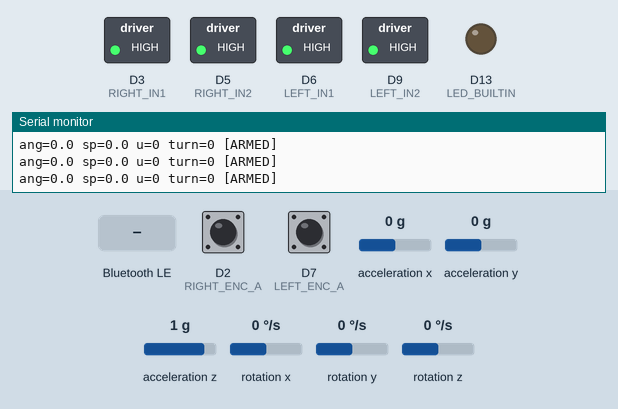
Bench run of a sketch on a simulated Arduino Nano 33 BLE. Shown: switched loads named in the sketch (green lamp = pin HIGH), output pins drawn as LEDs (lit = HIGH), the last lines printed to the serial monitor. The test bench sets the inputs (shaded band); at power-on: acceleration y 0 g, rotation x 0 °/s, D2 (RIGHT_ENC_A) HIGH, D7 (LEFT_ENC_A) HIGH, acceleration x 0 g, acceleration z 1 g, rotation y 0 °/s, rotation z 0 °/s. Nothing arrives over Bluetooth unless stated; a phone connects over Bluetooth LE 3 s after start.

Above: at 2.3 s.
2.4 s: Bluetooth LE write "FORWARD" received
At 4.58 s:
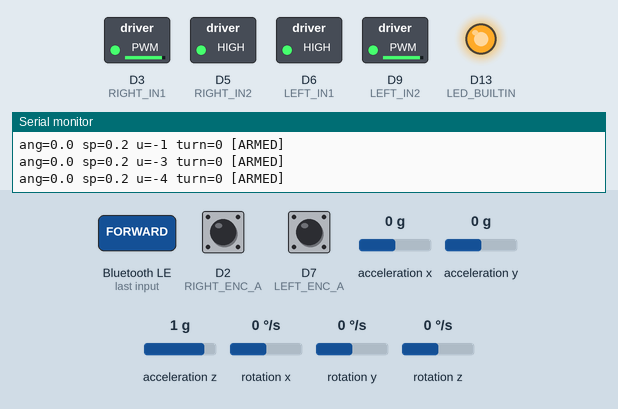
5.4 s: acceleration y set to -1.4 g
At 7.3 s:
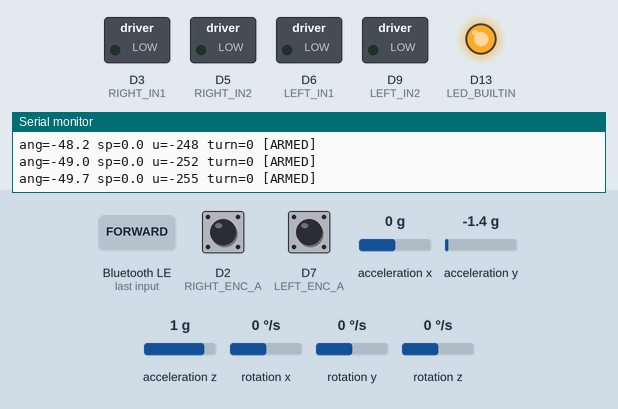
7.6 s: rotation x set to -192 °/s
At 7.84 s:
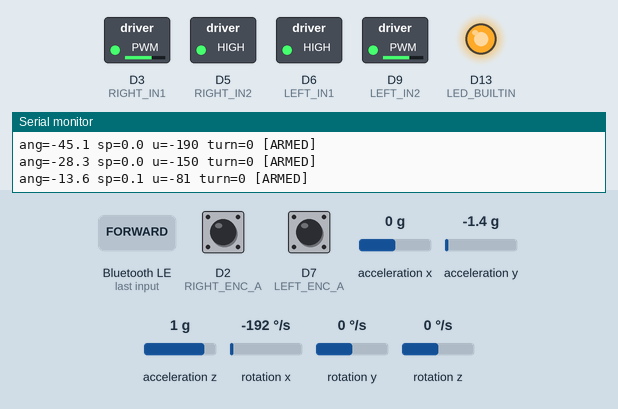
9.7 s: rotation x set to 0 °/s
At 10.16 s:
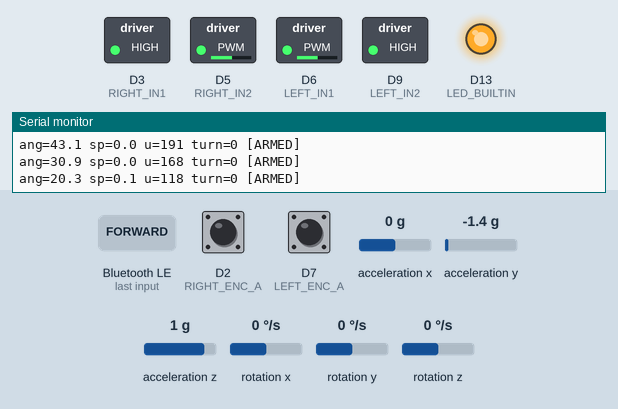
12.6 s: acceleration y set to 0.8 g
At 12.9 s:
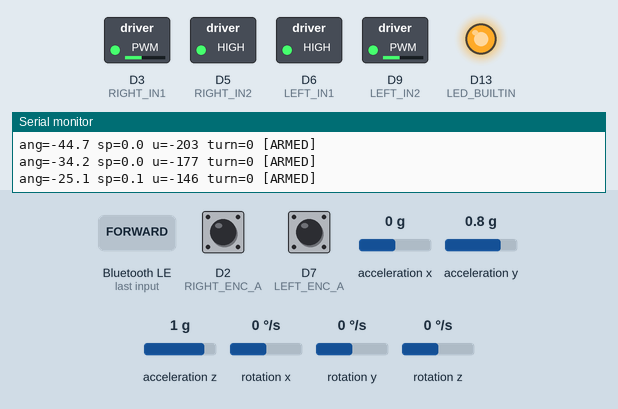
15.6 s: rotation x set to 100 °/s
At 16.07 s:
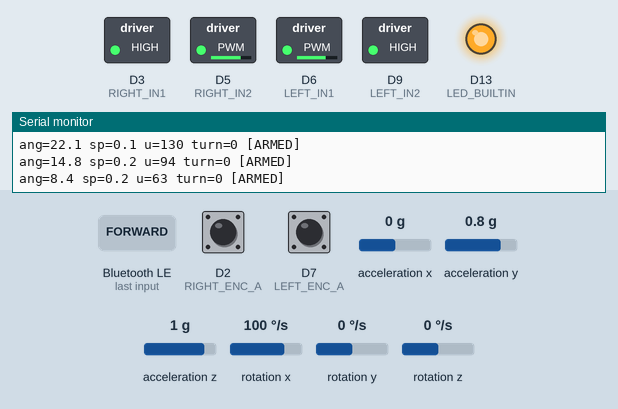
Timing chart, 0 to 19.6 s (numbered marks = the images above; inputs shaded):
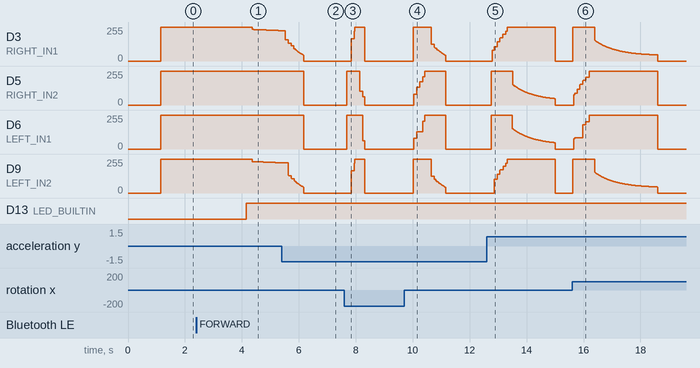

The sketch:

stage4.ino
```cpp
/*
 * ELEC 391 Self-Balancing Robot - STAGE 4: Balance + BLE drive
 * Board: Arduino Nano 33 BLE Sense (Rev2, BMI270)
 *
 * Inner balance loop (PIDController, verified) runs continuously. BLE drive
 * commands do NOT write motors directly - that would override balance. Instead:
 *   FORWARD/BACKWARD -> shift the tilt SETPOINT (robot leans, drives to follow)
 *   LEFT/RIGHT       -> differential bias added on top of the balance output
 *   STOP             -> zero both biases = balance in place (still upright)
 *
 * Hardcoded gains (validated stationary): Kp=5, Ki=40, Kd=1, offset=-0.6 deg.
 * BLE servicing is NON-BLOCKING so the control loop never stalls.
 *
 * Commands (BLE write OR USB serial line): FORWARD/F/UP  BACKWARD/B/DOWN
 *   LEFT/L  RIGHT/R  STOP/S/A   (serial-only safety: ARM, KILL)
 */

#include <ArduinoBLE.h>
#include <Arduino_BMI270_BMM150.h>

#define BUFFER_SIZE 20
BLEService        customService("00000000-5EC4-4083-81CD-A10B8D5CF6EC");
BLECharacteristic customCharacteristic(
  "00000001-5EC4-4083-81CD-A10B8D5CF6EC", BLERead|BLEWrite|BLENotify, BUFFER_SIZE, false);

// =================== PIDController (uploaded implementation) ===================
typedef struct {
  float Kp, Ki, Kd, tau;
  float limMin, limMax, limMinInt, limMaxInt, T;
  float integrator, prevError, differentiator, prevMeasurement, out;
} PIDController;

void PIDController_Init(PIDController *pid){
  pid->integrator=0; pid->prevError=0; pid->differentiator=0;
  pid->prevMeasurement=0; pid->out=0;
}
float PIDController_Update(PIDController *pid, float setpoint, float measurement){
  float error = setpoint - measurement;
  float proportional = pid->Kp * error;
  pid->integrator += 0.5f*pid->Ki*pid->T*(error + pid->prevError);
  if(pid->integrator > pid->limMaxInt)      pid->integrator = pid->limMaxInt;
  else if(pid->integrator < pid->limMinInt) pid->integrator = pid->limMinInt;
  pid->differentiator = -(2.0f*pid->Kd*(measurement - pid->prevMeasurement)
                        + (2.0f*pid->tau - pid->T)*pid->differentiator)
                        / (2.0f*pid->tau + pid->T);
  pid->out = proportional + pid->integrator + pid->differentiator;
  if(pid->out > pid->limMax)      pid->out = pid->limMax;
  else if(pid->out < pid->limMin) pid->out = pid->limMin;
  pid->prevError = error;
  pid->prevMeasurement = measurement;
  return pid->out;
}
// ==============================================================================

const int LEFT_IN1=6, LEFT_IN2=9, RIGHT_IN1=3, RIGHT_IN2=5;
const int LEFT_ENC_A=7, LEFT_ENC_B=8, RIGHT_ENC_A=2, RIGHT_ENC_B=4;
volatile long encL=0, encR=0;
void isrLeft()  { if(digitalRead(LEFT_ENC_B))  encL++; else encL--; }
void isrRight() { if(digitalRead(RIGHT_ENC_B)) encR++; else encR--; }

// ===== timing / filter =====
const float        LOOP_HZ=200.0;
const unsigned long LOOP_US=(unsigned long)(1e6/LOOP_HZ);
const float        TAU=0.75;
unsigned long lastLoopUs=0;
float angle=0, gyroBias=0, ax=0,ay=0,az=1,gx=0,gy=0,gz=0;

// ===== motor layer =====
const int   DB_L=17, DB_R=16;
const float U_MAX=255.0, U_DEADZONE=2.0;
const int   FWD_SIGN_L=-1, FWD_SIGN_R=+1;

// ===== HARDCODED control config =====
const float BASE_OFFSET = 0;     // validated balance setpoint (deg)
const int   OUTPUT_SIGN = -1;       // verified
const float FALL_LIMIT  = 35.0;
const float I_MAX       = 30.0;
const float DERIV_TAU   = 0.02;

// ===== drive command biases (set by handleCommand) =====
const float FWD_LEAN = 0.25;         // deg of setpoint lean for FWD/BACK (tune)
const float TURN     = 8.0;        // differential bias for steering (tune)
const int   LEAN_SIGN = +1;         // flip if FORWARD drives backward
const int   TURN_SIGN = +1;         // flip if LEFT/RIGHT are swapped
float targetdriveLean = 0.0;
float targetturnBias  = 0.0;

float driveLean = 0.0;
float turnBias = 0.0;

const float LEAN_RAMP = 0.005;
const float TURN_RAMP = 0.25;

PIDController pid;
bool armed=true;                    // auto-armed after calibration
unsigned long lastPrint=0;

float accelAngleDeg(float x,float y,float z){ return atan2(y,z)*180.0/PI; }
float gyroPitchRate(float rx,float ry,float rz){ return -rx; }

void setMotorRaw(int in1,int in2,int cmd){
  cmd=constrain(cmd,-255,255);
  if(cmd>=0){ analogWrite(in1,255); analogWrite(in2,255-cmd); }
  else      { analogWrite(in2,255); analogWrite(in1,255+cmd); }
}
int compensate(float u,int db){
  float a=fabs(u); if(a<U_DEADZONE) return 0;
  int out=(int)(db + (a/U_MAX)*(255.0-db) + 0.5);
  out=constrain(out,0,255); return (u>=0)?out:-out;
}
void driveLR(float uL,float uR){
  setMotorRaw(LEFT_IN1,LEFT_IN2,  compensate(FWD_SIGN_L*uL,DB_L));
  setMotorRaw(RIGHT_IN1,RIGHT_IN2, compensate(FWD_SIGN_R*uR,DB_R));
}
void coast(){ analogWrite(LEFT_IN1,0);analogWrite(LEFT_IN2,0);
              analogWrite(RIGHT_IN1,0);analogWrite(RIGHT_IN2,0); }
void resetPID(){ pid.integrator=0; pid.differentiator=0;
                 pid.prevError=0; pid.prevMeasurement=angle; }

// ---------- command handling (BLE or serial) ----------
void handleCommand(String c){
  c.trim(); c.toUpperCase();
  if(c=="FORWARD"||c=="F"||c=="UP")        targetdriveLean =  LEAN_SIGN*FWD_LEAN;
  else if(c=="BACKWARD"||c=="B"||c=="DOWN")targetdriveLean = -LEAN_SIGN*FWD_LEAN;
  else if(c=="LEFT"||c=="L")               targetturnBias  = -TURN_SIGN*TURN;
  else if(c=="RIGHT"||c=="R")              targetturnBias  =  TURN_SIGN*TURN;
  else if(c=="STOP"||c=="S"||c=="A")     { targetdriveLean=0; targetturnBias=0; }
  else if(c=="ARM")                        armed=true;
  else if(c=="KILL"||c=="Z")             { armed=false; coast(); }
  else { driveLean=0; turnBias=0; }       // unknown -> stop safely
  Serial.print("cmd: "); Serial.println(c);
}

void setup(){
  Serial.begin(115200);
  while(!Serial && millis()<3000){}
  pinMode(LED_BUILTIN,OUTPUT);

  pinMode(LEFT_IN1,OUTPUT);pinMode(LEFT_IN2,OUTPUT);
  pinMode(RIGHT_IN1,OUTPUT);pinMode(RIGHT_IN2,OUTPUT); coast();
  pinMode(LEFT_ENC_A,INPUT);pinMode(LEFT_ENC_B,INPUT);
  pinMode(RIGHT_ENC_A,INPUT);pinMode(RIGHT_ENC_B,INPUT);
  attachInterrupt(digitalPinToInterrupt(LEFT_ENC_A),isrLeft,RISING);
  attachInterrupt(digitalPinToInterrupt(RIGHT_ENC_A),isrRight,RISING);

  if(!IMU.begin()){ Serial.println("IMU FAIL"); while(1){} }

  // gyro bias cal - hold still
  Serial.println("Calibrating gyro bias - hold STILL...");
  delay(500);
  const int N=500; float sum=0; int got=0;
  while(got<N){ if(IMU.gyroscopeAvailable()){ float a,b,c;
    IMU.readGyroscope(a,b,c); sum+=gyroPitchRate(a,b,c); got++; } }
  gyroBias=sum/N;
  while(!IMU.accelerationAvailable()){} IMU.readAcceleration(ax,ay,az);
  angle=accelAngleDeg(ax,ay,az);

  // hardcoded PID
  PIDController_Init(&pid);
  pid.Kp=5.0; pid.Ki=40.0; pid.Kd=1.0; pid.tau=DERIV_TAU;
  pid.limMin=-U_MAX; pid.limMax=U_MAX;
  pid.limMinInt=-I_MAX; pid.limMaxInt=I_MAX;
  resetPID();

  // BLE
  if(!BLE.begin()){ Serial.println("BLE FAIL"); while(1){} }
  BLE.setLocalName("BLE-DEVICE"); BLE.setDeviceName("BLE-DEVICE");
  customService.addCharacteristic(customCharacteristic);
  BLE.addService(customService);
  customCharacteristic.writeValue("ready");
  BLE.advertise();

  Serial.println("ARMED + balancing. BLE advertising. Cmds: F B L R S (Z=kill)");
  lastLoopUs=micros();
}

void controlStep(){
  unsigned long now=micros();
  if(now-lastLoopUs < LOOP_US) return;
  float dt=(now-lastLoopUs)*1e-6;
  lastLoopUs=now;

  IMU.readAcceleration(ax,ay,az);
  IMU.readGyroscope(gx,gy,gz);
  float accAng=accelAngleDeg(ax,ay,az);
  float rate=gyroPitchRate(gx,gy,gz)-gyroBias;
  float k=TAU/(TAU+dt);
  angle=k*(angle+rate*dt)+(1.0-k)*accAng;

  pid.T=dt;
  if(driveLean < targetdriveLean) driveLean+=LEAN_RAMP;
  if(driveLean > targetdriveLean) driveLean-=LEAN_RAMP;

  if(turnBias  < targetturnBias) turnBias+=TURN_RAMP;
  if(turnBias  > targetturnBias) turnBias-=TURN_RAMP;
  float setpoint = BASE_OFFSET + driveLean;        // forward/back = lean setpoint
  float pidOut = PIDController_Update(&pid, setpoint, angle);
  float uOut = OUTPUT_SIGN*pidOut;

  float uL = uOut + turnBias;                       // steering = differential
  float uR = uOut - turnBias;

  if(armed && fabs(angle)<FALL_LIMIT){
    driveLR(uL,uR);
  } else {
    coast(); resetPID();
    driveLean=0; turnBias=0;                        // recover to balance-in-place
  }

  if(millis()-lastPrint>=100){
    lastPrint=millis();
    Serial.print("ang=");Serial.print(angle,1);
    Serial.print(" sp=");Serial.print(setpoint,1);
    Serial.print(" u=");Serial.print(uOut,0);
    Serial.print(" turn=");Serial.print(turnBias,0);
    Serial.print(armed?" [ARMED]":" [KILL]");
    Serial.println();
  }
}

void loop(){
  // ---- non-blocking BLE servicing ----
  BLEDevice central = BLE.central();              // polls radio, returns immediately
  if(central && central.connected()){
    digitalWrite(LED_BUILTIN,HIGH);
    if(customCharacteristic.written()){
      int len=customCharacteristic.valueLength();
      const unsigned char* d=customCharacteristic.value();
      char buf[len+1]; memcpy(buf,d,len); buf[len]='\0';
      handleCommand(String(buf));
      customCharacteristic.writeValue("ok");
    }
  } else {
    digitalWrite(LED_BUILTIN,LOW);
  }

  // ---- serial test input (type commands without the app) ----
  if(Serial.available()){
    String s=Serial.readStringUntil('\n');
    if(s.length()) handleCommand(s);
  }

  // ---- balance loop runs EVERY iteration (fixed-rate, self-gating) ----
  controlStep();
}
```

Measured:
- after the input at 2.4 s, D3 (RIGHT_IN1): moves from 255/255 to 227/255 over 1.0 s, starting after 2.0 s; D9 (LEFT_IN2): moves from 255/255 to 226/255 over 1.0 s, starting after 2.0 s
- after the input at 5.4 s, D5 (RIGHT_IN2), D6 (LEFT_IN1): 255/255 → 0/255 after 0.78 s
- after the input at 7.6 s, D3 (RIGHT_IN1): 0/255 → 168/255 after 0.24 s, → 255/255 0.10 s later, → 0/255 0.38 s later; D5 (RIGHT_IN2): 0/255 → 255/255 after 0.09 s, → 102/255 0.45 s later, → 63/255 0.10 s later, → 0/255 0.08 s later
- after the input at 9.7 s, D5 (RIGHT_IN2): rises from 0/255 to 255/255 in 0.38 s, then falls to 0/255 in 0.73 s
- after the input at 12.6 s, D3 (RIGHT_IN1): rises from 0/255 to 255/255 in 0.52 s, then falls to 0/255 in 1.7 s; D9 (LEFT_IN2): rises from 0/255 to 255/255 in 0.40 s, then falls to 0/255 in 1.7 s
- after the input at 15.6 s, D5 (RIGHT_IN2): rises from 0/255 to 255/255 in 0.53 s, then falls to 0/255 in 2.4 s; D6 (LEFT_IN1): 0/255 → 86/255 after 0.06 s, → 181/255 0.31 s later, → 206/255 0.10 s later, → 255/255 0.12 s later, … (5 changes in this stretch)
